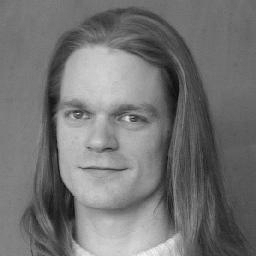
#> input picture ImageProcessingProject2/bauckhage.jpg, 256 x 256 px, found by its file name
$ python task1_3.py   (older library calls are emulated)
#> lines starting #> are read from the running program, lines starting #| are printed output that depends on the picture
# -*- coding: utf-8 -*-
"""
Created on Fri Oct 31 00:55:38 2014

@author: Ankur
"""


import numpy as np
import scipy
import matplotlib.pyplot as plt


class PhaseImportance():

    def __init__(self,filename1=None,filename2=None):
#> called with filename1 = 'bauckhage.jpg', filename2 = 'clock.jpg'
        if filename1 is None or filename2 is None:
            raise Exception("filename not given as first param")

        self.image1 = scipy.misc.imread(filename1)
#> self.image1 is the input picture: shape (256, 256); min 8, max 244, mean 115.4
        self.image2 = scipy.misc.imread(filename2)
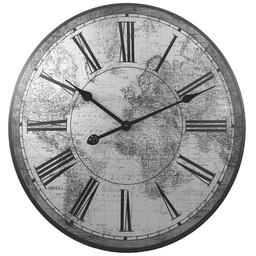
#> input picture task_1.1/clock.jpg, 256 x 256 px, found by its file name
#> self.image2 is the input picture: shape (256, 256); min 11, max 255, mean 175.6

        self.G = None
        self.H = None
        self.K = None
        self.centerG = None
        self.centerH = None

    def run(self):
        self.calculate_fft()


    def calculate_fft(self):
        #take transform and bring it to origin
        self.G = np.fft.fft2(self.image1)
        self.centerG = np.fft.fftshift(self.G)

        #take transform and bring it to origin
        self.H = np.fft.fft2(self.image2)
        self.centerH = np.fft.fftshift(self.H)

        self.construct_wave()

    def construct_wave(self):

        phase = self.find_phase()
#> in find_phase, `return np.angle(self.centerH)`:
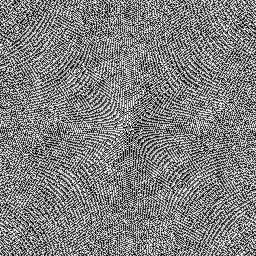
#> returned value: shape (256, 256) float64; min -3.14, max 3.14, mean 4.79e-05; drawn with min black and max white
        magnitude = self.magnitude()

        #re = magnitude/np.sqrt(1+np.square(np.tan(phase)))
        re = magnitude*np.cos(phase)
        im = magnitude*np.sin(phase)
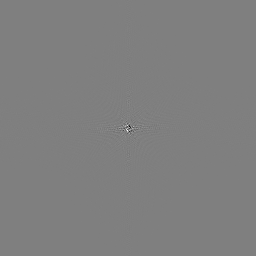
#> im: shape (256, 256) float64; min -331553.1, max 331553.1, mean 0; drawn with min black and max white

        final_wave = re + 1j*im

        finimage = np.abs(np.fft.ifft2(final_wave))
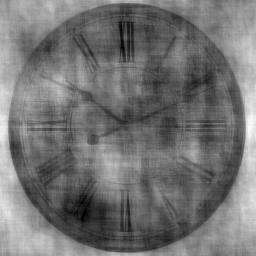
#> finimage: shape (256, 256) float64; min 0.367, max 252.5, mean 115.4
        self.save_image("task1_3.jpg",finimage)

        #plotting functions
        plt.subplot(221),plt.imshow(finimage, cmap = 'gray')
        plt.xticks([]), plt.yticks([])
        plt.title("Final-Image")
        plt.show()

    def magnitude(self):
        return np.abs(self.centerG)

    def find_phase(self):
        #this is in radians
        return np.angle(self.centerH)

    def save_image(self,name,imarray):
#> called with name = 'task1_3.jpg'
        scipy.misc.imsave(name,imarray)

if __name__ == "__main__":
    obj = PhaseImportance("bauckhage.jpg","clock.jpg")
    obj.run()
